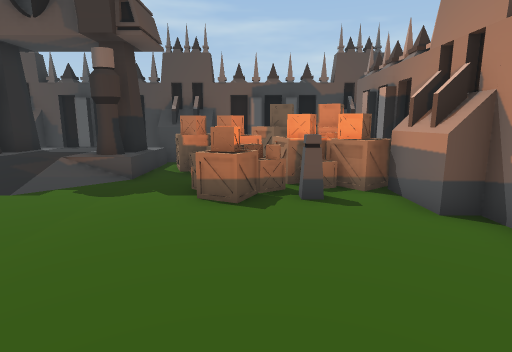
View 1 (above)

20 first-person views from a walk through a scene from a Unity 3-D project. The camera is 1.5 m above the floor, tilts 10° down and sees 80° across. The floor is counted in squares, 1 m on a side. Each view is taken from the middle of a square. On the plan, view 1 faces up. The plan holds only what a view shows up to about 15 squares ahead; the rest is blank.

View 2
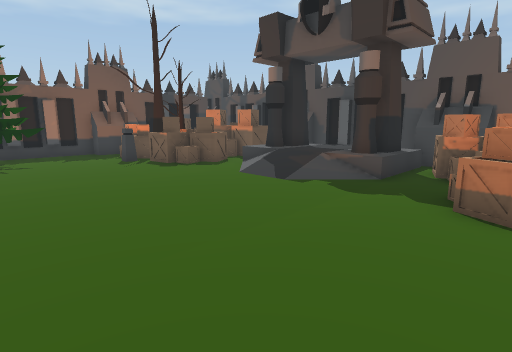

View 3
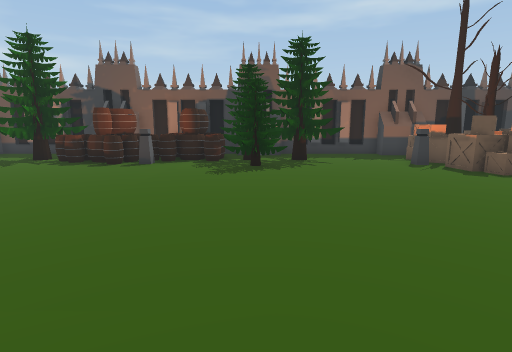

View 4
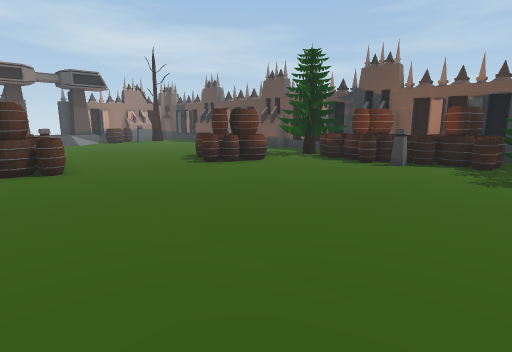

View 5
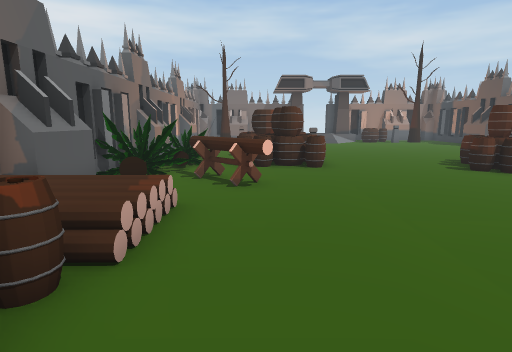

View 6
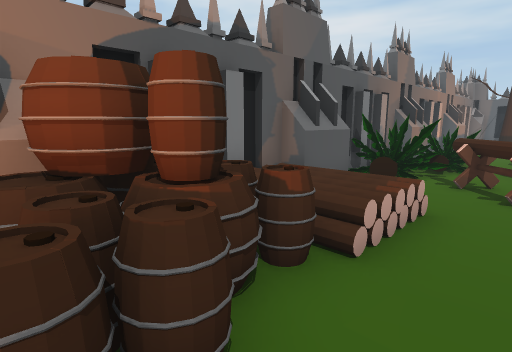

View 7
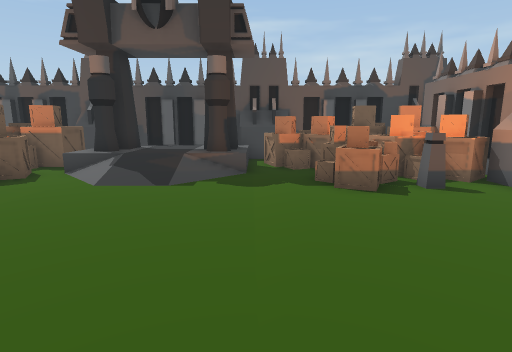

View 8
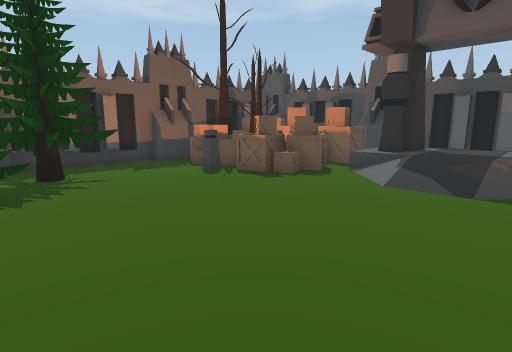

View 9
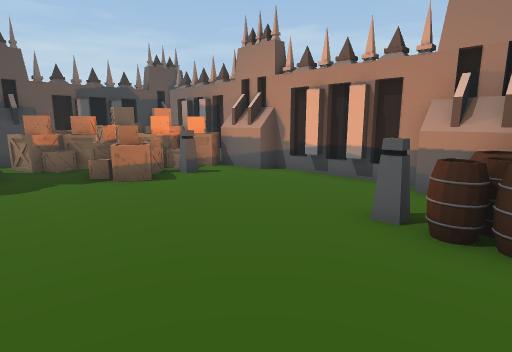

View 10
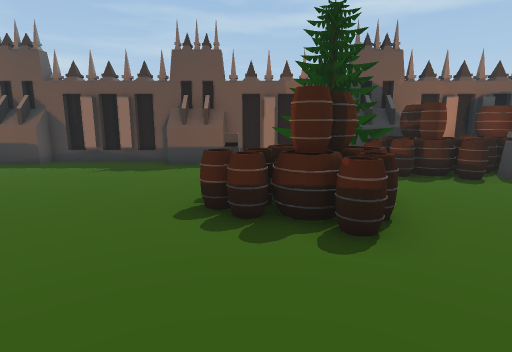

View 11
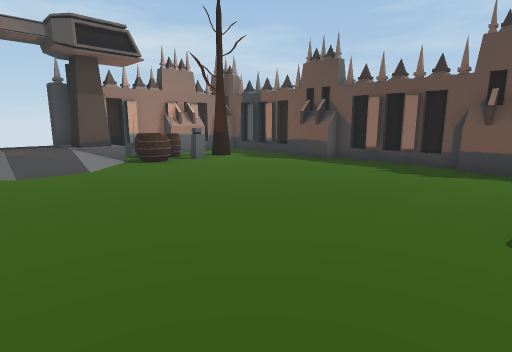

View 12
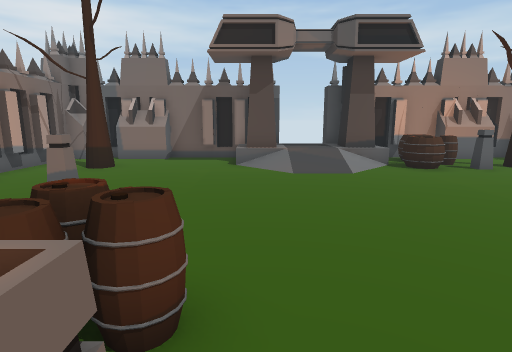

View 13
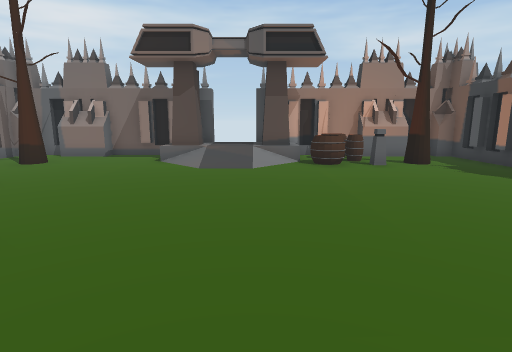

View 14
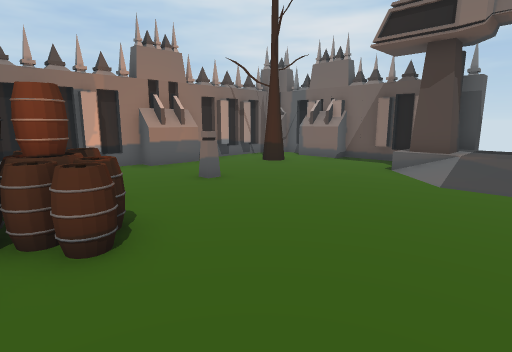

View 15
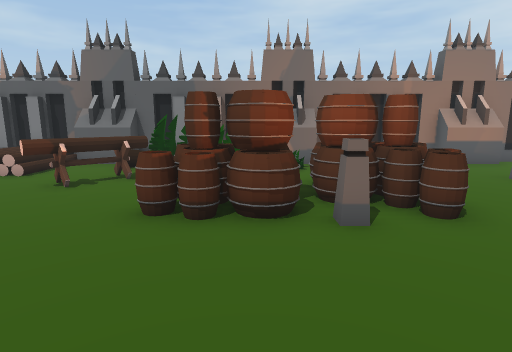

View 16
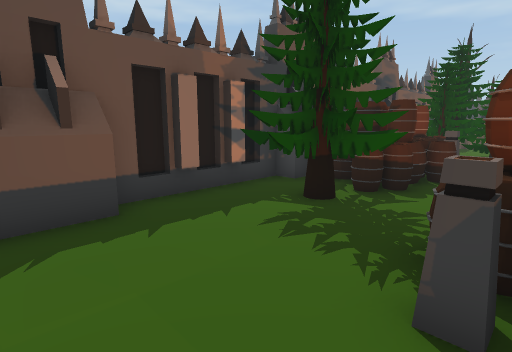

View 17
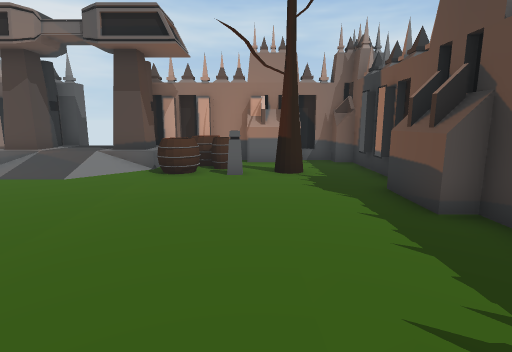

View 18
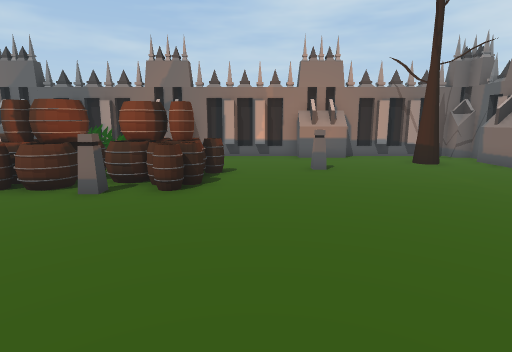

View 19
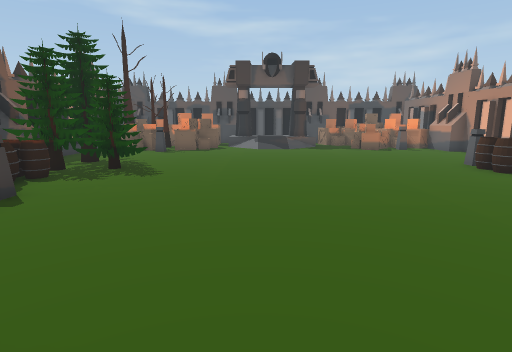

View 20
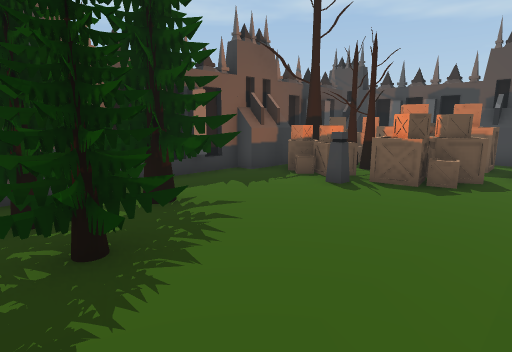

### Floor plan
Key: @ floor where view 1 was taken; # wall or solid block; . main floor; : floor 0.5 m higher than the main floor; / step, stairs or slope; = window, fence, low wall or low ledge; ^ raised ledge; v drop or lower ground; C crate; T tree; P pine tree; B barrel; O other object.
Columns run from 16 left of view 1 to 4 right of it. Each row starts with its distance up from view 1.
 13     ###  # # ^#
 12  ######^#####^####C##
 11 #     Cv vvvvv  CCC #
 10 #CCCCCCC#:::#CCC CCC#
  9 #CCCCCC##:::#=CCC  C#
  8 #TTTT C///://=.C CCC#
  7 ## T CCC.///...CCCCC#
  6 ##CCCCC........CCO.##
  5 ##..O..............##
  4 #...................#
  3 #...................#
  2 # PP................#
  1 # PPP...............#
  0 ##PPPP..........@O.##
 -1  #PPPP..........===#
 -2  #PPPP..........=###
 -3  ##=.............####
 -4  ###.............==##
 -5  #==O............///#
 -6  ##=^............=//#
 -7  ###=..............^#
 -8 ####=..........O...##
 -9 #.PPP..........OOOPP#
-10 #PPPP.#==.......OOPP#
-11 #.PP..##=....=.= .PP#
-12 #.....O=.....^#= PPP#
-13 ##....O=.....##=  PP#
-14 ##...........O##=.P##
-15 ##..........O###=..##
-16 #............=##=.  #
-17 #.............==....#
-18 #...................#
-19 #...................#
-20 ##..............O..##
-21 ##.................##
-22 ##.................##
-23 #...................#
-24 #..T.OBB/////....TT.#
-25 #..T.BvB#:::#=...T..#
-26 #....BB.##:##=......#
-27 ##########v##########
-28          # #

Where each view was taken, in squares from view 1:
view 1: 0 up, 0 right, facing up
view 2: 0 up, 0 right, facing up-left
view 3: 1 down, 1 left, facing left
view 4: 1 down, 1 left, facing down-left
view 5: 1 down, 1 left, facing down
view 6: 1 down, 1 left, facing down-right
view 7: 1 down, 3 left, facing up
view 8: 1 down, 4 left, facing up-left
view 9: 2 down, 4 left, facing up-right
view 10: 12 down, 4 left, facing left
view 11: 13 down, 4 left, facing down-left
view 12: 14 down, 4 left, facing down
view 13: 13 down, 7 left, facing down
view 14: 15 down, 7 left, facing down-right
view 15: 13 down, 8 left, facing right
view 16: 15 down, 10 left, facing up-left
view 17: 15 down, 12 left, facing down
view 18: 18 down, 10 left, facing right
view 19: 11 down, 7 left, facing up
view 20: 2 down, 8 left, facing up-left
